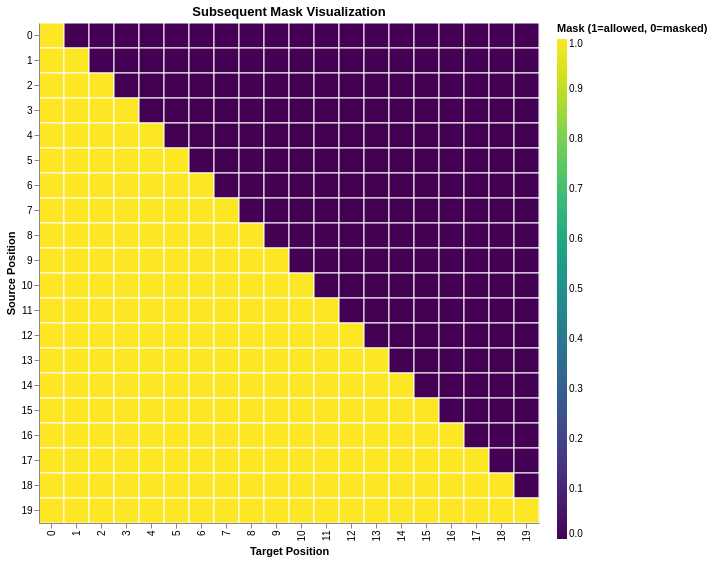

Source (notebook cell):
### Markdown cell above
We can visualize the mask as follows,

### Code cell
def example_mask():
    mask = subsequent_mask(20)[0]  # (20,20) boolean tensor
    rows = [
        {"Subsequent Mask": int(mask[x, y].item()), "Window": y, "Masking": x}
        for y in range(20)
        for x in range(20)
    ]
    LS_data = pd.DataFrame(rows)

    # set gradientLength to match the chart height so the colorbar is the same length
    return (
        alt.Chart(LS_data)
        .mark_rect(stroke='white', strokeWidth=1)  # draw white grid lines between tiles
        .properties(width=500, height=500, title="Subsequent Mask Visualization")
        .encode(
            x=alt.X("Window:O", title="Target Position"),
            y=alt.Y("Masking:O", title="Source Position"),
            color=alt.Color(
                "Subsequent Mask:Q",
                scale=alt.Scale(scheme="viridis", domain=[0, 1]),
                legend=alt.Legend(
                    title="Mask (1=allowed, 0=masked)",
                    orient="right",
                    gradientLength=500,  # match chart height
                    gradientThickness=10,
                ),
            ),
        )
        .interactive()
    )

show_example(example_mask)

### Figure 1 — Vega-Lite specification as saved in the notebook (floating-point values rounded to 4 significant figures; data arrays with more than 128 entries replaced by an {"elided": "..."} marker saying what was removed)
{"config": {"view": {"continuousWidth": 300, "continuousHeight": 300}}, "data": {"name": "data-1352cc6ad0f26ad616d634b3e1fef119"}, "mark": {"type": "rect", "stroke": "white", "strokeWidth": 1}, "encoding": {"color": {"field": "Subsequent Mask", "legend": {"gradientLength": 500, "gradientThickness": 10, "orient": "right", "title": "Mask (1=allowed, 0=masked)"}, "scale": {"domain": [0, 1], "scheme": "viridis"}, "type": "quantitative"}, "x": {"field": "Window", "title": "Target Position", "type": "ordinal"}, "y": {"field": "Masking", "title": "Source Position", "type": "ordinal"}}, "height": 500, "params": [{"name": "param_1", "select": {"type": "interval", "encodings": ["x", "y"]}, "bind": "scales"}], "title": "Subsequent Mask Visualization", "width": 500, "$schema": "https://vega.github.io/schema/vega-lite/v5.15.1.json", "datasets": {"data-1352cc6ad0f26ad616d634b3e1fef119": {"elided": "400 records"}}}
